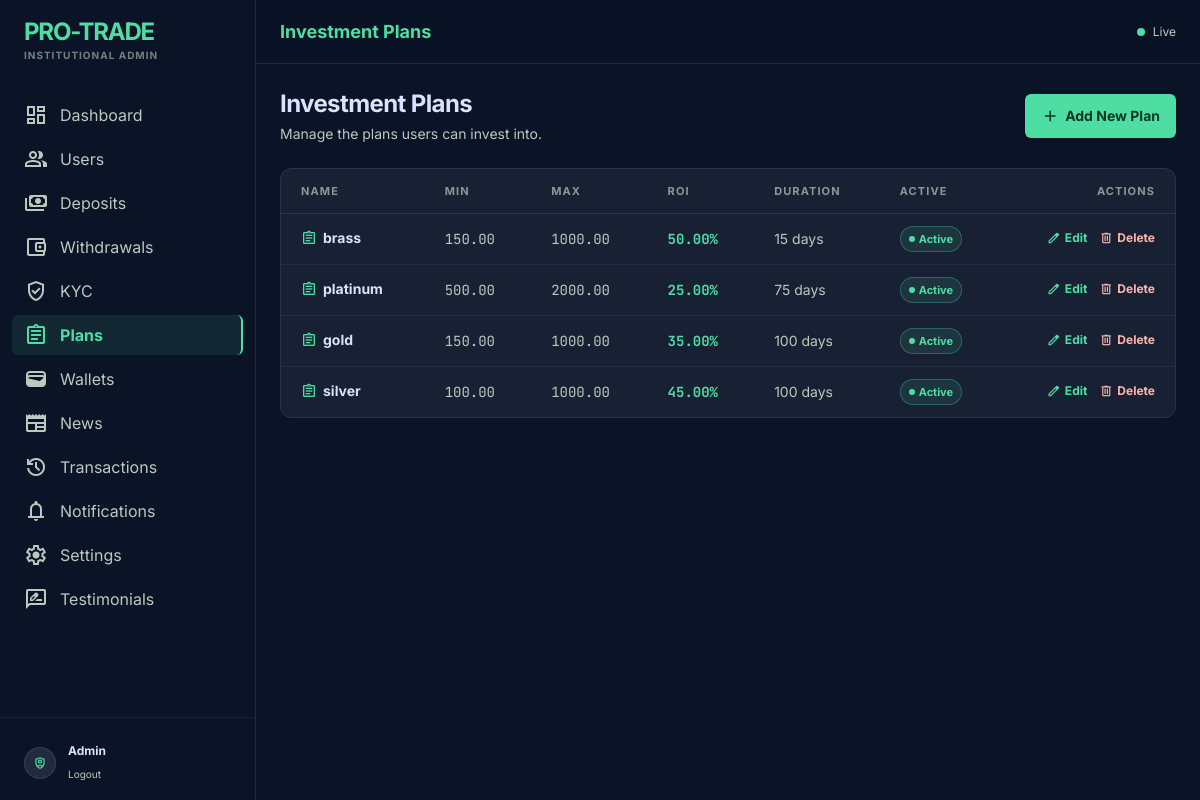
/panel/plans/ (signed in), run on the app's committed database.
### core/models.py (models this page shows, shortened)
class User(AbstractUser):
    id = models.UUIDField(primary_key=True, default=uuid.uuid4, editable=False)
    phone = models.CharField(max_length=20, blank=True)
    country = models.CharField(max_length=100, blank=True)
    referral_code = models.CharField(max_length=20, unique=True)
    referred_by = models.ForeignKey(
        'self',
        on_delete=models.SET_NULL,
        null=True,
        blank=True,
        related_name='referrals'
    )
    balance = models.DecimalField(max_digits=20, decimal_places=2, default=0)
    investment_balance = models.DecimalField(max_digits=20, decimal_places=2, default=0)
    profit_balance = models.DecimalField(max_digits=20, decimal_places=2, default=0)
    referral_balance = models.DecimalField(max_digits=20, decimal_places=2, default=0)
    email_verified = models.BooleanField(default=False)
    phone_verified = models.BooleanField(default=False)
    kyc_verified = models.BooleanField(default=False)
    two_factor_enabled = models.BooleanField(default=False)
    is_admin_user = models.BooleanField(default=False)
    created_at = models.DateTimeField(auto_now_add=True)

class InvestmentPlan(models.Model):
    name = models.CharField(max_length=100)
    minimum = models.DecimalField(max_digits=20, decimal_places=2)
    maximum = models.DecimalField(max_digits=20, decimal_places=2)
    roi = models.DecimalField(
        max_digits=5,
        decimal_places=2,
        help_text="Percentage"
    )
    duration_days = models.PositiveIntegerField()
    active = models.BooleanField(default=True)
    created_at = models.DateTimeField(auto_now_add=True)

### core/admin_views.py (the view)
# urls.py: path("panel/plans/", admin_views.AdminPlanListView.as_view(), name="admin_plans_list"),
class AdminPlanListView(AdminRequiredMixin, ListView):
    model = InvestmentPlan
    template_name = "core/admin/admin_plans_list.html"
    context_object_name = "plans"
    ordering = ["-created_at"]

### core/context_processors.py (called while the page is built)
def site_settings(request):
    return {"site_settings": SiteSetting.objects.first()}

def notifications_badge(request):
    if request.user.is_authenticated:
        count = Notification.objects.filter(user=request.user, is_read=False).count()
    else:
        count = 0
    return {"unread_notifications_count": count}

### core/templates/core/admin/admin_plans_list.html (shortened to what this page needs)
{% extends "core/admin/admin_base.html" %}
{% block page_title %}Investment Plans{% endblock %}
{% block content %}
<div class="flex flex-col gap-6">
  <div class="flex flex-wrap items-center justify-between gap-4">
    <div>
      <h1 class="text-2xl font-bold text-on-surface tracking-tight">Investment Plans</h1>
      <p class="text-sm text-on-surface-variant mt-1">Manage the plans users can invest into.</p>
    </div>
    <a href="{% url 'core:admin_plan_create' %}"
       class="inline-flex items-center gap-1.5 bg-primary text-on-primary font-bold text-sm px-4 py-2 rounded-md hover:brightness-110 transition-all">
      <span class="material-symbols-outlined text-lg">add</span>Add New Plan
    </a>
  </div>
  <div class="glass-panel rounded-xl overflow-hidden">
    <div class="overflow-x-auto custom-scrollbar">
      <table class="w-full text-sm">
        <thead>
          <tr class="border-b border-white/10 text-left text-[11px] uppercase tracking-widest text-on-surface-variant/70">
            <th class="px-5 py-3 font-bold">Name</th>
            <th class="px-5 py-3 font-bold">Min</th>
            <th class="px-5 py-3 font-bold">Max</th>
            <th class="px-5 py-3 font-bold">ROI</th>
            <th class="px-5 py-3 font-bold">Duration</th>
            <th class="px-5 py-3 font-bold">Active</th>
            <th class="px-5 py-3 font-bold text-right">Actions</th>
          </tr>
        </thead>
        <tbody class="divide-y divide-white/5">
          {% for plan in plans %}
          <tr class="hover:bg-surface-variant/30 transition-colors">
            <td class="px-5 py-3 font-bold text-on-surface flex items-center gap-1.5">
              <span class="material-symbols-outlined text-base text-primary">assignment</span>{{ plan.name }}
            </td>
            <td class="px-5 py-3 font-data-md text-on-surface-variant">{{ plan.minimum }}</td>
            <td class="px-5 py-3 font-data-md text-on-surface-variant">{{ plan.maximum }}</td>
            <td class="px-5 py-3 font-data-md text-primary font-bold">{{ plan.roi }}%</td>
            <td class="px-5 py-3 text-on-surface-variant">{{ plan.duration_days }} days</td>
            <td class="px-5 py-3">
              {% if plan.active %}
              <span class="inline-flex items-center gap-1 px-2 py-0.5 rounded-full text-[11px] font-bold bg-primary/10 text-primary border border-primary/30">
                <span class="w-1.5 h-1.5 rounded-full bg-primary"></span>Active
              </span>
              {% else %}
              <span class="inline-flex items-center gap-1 px-2 py-0.5 rounded-full text-[11px] font-bold bg-surface-variant text-on-surface-variant border border-white/10">
                Inactive
              </span>
              {% endif %}
            </td>
            <td class="px-5 py-3 text-right">
              <div class="inline-flex items-center gap-3">
                <a href="{% url 'core:admin_plan_update' plan.pk %}"
                   class="inline-flex items-center gap-1 text-primary hover:text-primary/80 font-bold text-xs transition-colors">
                  <span class="material-symbols-outlined text-sm">edit</span>Edit
                </a>
                <a href="{% url 'core:admin_plan_delete' plan.pk %}"
                   class="inline-flex items-center gap-1 text-error hover:text-error/80 font-bold text-xs transition-colors">
                  <span class="material-symbols-outlined text-sm">delete</span>Delete
                </a>
              </div>
            </td>
          </tr>
          {% endfor %}
        </tbody>
      </table>
    </div>
  </div>
</div>
{% endblock %}

### core/templates/core/admin/admin_base.html (shortened to what this page needs)
<!DOCTYPE html>
<html lang="en" class="dark">
<head>
<script src="https://cdn.tailwindcss.com?plugins=forms,container-queries"></script>
</head>
<body class="font-body-md text-body-md">
<aside id="admin-sidebar"
       class="h-screen w-64 fixed left-0 top-0 border-r border-white/10 backdrop-blur-xl bg-surface z-[60] flex flex-col py-4
              -translate-x-full lg:translate-x-0 transition-transform duration-300 ease-in-out">
  <div class="px-6 mb-8 flex items-center justify-between">
    <div>
      <h1 class="text-2xl font-bold text-primary tracking-tighter">PRO-TRADE</h1>
      <p class="text-[10px] uppercase tracking-widest text-on-surface-variant/60 font-bold">Institutional Admin</p>
    </div>
  </div>
  <nav class="flex-1 px-3 space-y-1 overflow-y-auto custom-scrollbar">
    {% url 'core:admin_dashboard' as dash_url %}
    <a href="{{ dash_url }}"
       class="flex items-center gap-3 px-3 py-2 rounded-md cursor-pointer transition-all
       {% if request.path == dash_url %}text-primary bg-primary/10 border-r-2 border-primary font-bold
       {% else %}text-on-surface-variant hover:text-on-surface hover:bg-surface-variant/50{% endif %}">
      <span class="material-symbols-outlined">dashboard</span><span>Dashboard</span>
    </a>
    {% url 'core:admin_users_list' as users_url %}
    <a href="{{ users_url }}"
       class="flex items-center gap-3 px-3 py-2 rounded-md cursor-pointer transition-all
       {% if request.path == users_url %}text-primary bg-primary/10 border-r-2 border-primary font-bold
       {% else %}text-on-surface-variant hover:text-on-surface hover:bg-surface-variant/50{% endif %}">
      <span class="material-symbols-outlined">group</span><span>Users</span>
    </a>
    {% url 'core:admin_deposits_list' as deposits_url %}
    <a href="{{ deposits_url }}"
       class="flex items-center gap-3 px-3 py-2 rounded-md cursor-pointer transition-all
       {% if request.path == deposits_url %}text-primary bg-primary/10 border-r-2 border-primary font-bold
       {% else %}text-on-surface-variant hover:text-on-surface hover:bg-surface-variant/50{% endif %}">
      <span class="material-symbols-outlined">payments</span><span>Deposits</span>
    </a>
    {% url 'core:admin_withdrawals_list' as withdrawals_url %}
    <a href="{{ withdrawals_url }}"
       class="flex items-center gap-3 px-3 py-2 rounded-md cursor-pointer transition-all
       {% if request.path == withdrawals_url %}text-primary bg-primary/10 border-r-2 border-primary font-bold
       {% else %}text-on-surface-variant hover:text-on-surface hover:bg-surface-variant/50{% endif %}">
      <span class="material-symbols-outlined">account_balance_wallet</span><span>Withdrawals</span>
    </a>
    {% url 'core:admin_kyc_list' as kyc_url %}
    <a href="{{ kyc_url }}"
       class="flex items-center gap-3 px-3 py-2 rounded-md cursor-pointer transition-all
       {% if request.path == kyc_url %}text-primary bg-primary/10 border-r-2 border-primary font-bold
       {% else %}text-on-surface-variant hover:text-on-surface hover:bg-surface-variant/50{% endif %}">
      <span class="material-symbols-outlined">verified_user</span><span>KYC</span>
    </a>
    {% url 'core:admin_plans_list' as plans_url %}
    <a href="{{ plans_url }}"
       class="flex items-center gap-3 px-3 py-2 rounded-md cursor-pointer transition-all
       {% if request.path == plans_url %}text-primary bg-primary/10 border-r-2 border-primary font-bold
       {% else %}text-on-surface-variant hover:text-on-surface hover:bg-surface-variant/50{% endif %}">
      <span class="material-symbols-outlined">assignment</span><span>Plans</span>
    </a>
    {% url 'core:admin_wallets_list' as wallets_url %}
    <a href="{{ wallets_url }}"
       class="flex items-center gap-3 px-3 py-2 rounded-md cursor-pointer transition-all
       {% if request.path == wallets_url %}text-primary bg-primary/10 border-r-2 border-primary font-bold
       {% else %}text-on-surface-variant hover:text-on-surface hover:bg-surface-variant/50{% endif %}">
      <span class="material-symbols-outlined">wallet</span><span>Wallets</span>
    </a>
    {% url 'core:admin_news_list' as news_url %}
    <a href="{{ news_url }}"
       class="flex items-center gap-3 px-3 py-2 rounded-md cursor-pointer transition-all
       {% if request.path == news_url %}text-primary bg-primary/10 border-r-2 border-primary font-bold
       {% else %}text-on-surface-variant hover:text-on-surface hover:bg-surface-variant/50{% endif %}">
      <span class="material-symbols-outlined">newspaper</span><span>News</span>
    </a>
    {% url 'core:admin_transactions_list' as tx_url %}
    <a href="{{ tx_url }}"
       class="flex items-center gap-3 px-3 py-2 rounded-md cursor-pointer transition-all
       {% if request.path == tx_url %}text-primary bg-primary/10 border-r-2 border-primary font-bold
       {% else %}text-on-surface-variant hover:text-on-surface hover:bg-surface-variant/50{% endif %}">
      <span class="material-symbols-outlined">history</span><span>Transactions</span>
    </a>
    {% url 'core:admin_send_notification' as notif_url %}
    <a href="{{ notif_url }}"
       class="flex items-center gap-3 px-3 py-2 rounded-md cursor-pointer transition-all
       {% if request.path == notif_url %}text-primary bg-primary/10 border-r-2 border-primary font-bold
       {% else %}text-on-surface-variant hover:text-on-surface hover:bg-surface-variant/50{% endif %}">
      <span class="material-symbols-outlined">notifications</span><span>Notifications</span>
    </a>
    {% url 'core:admin_site_settings' as settings_url %}
    <a href="{{ settings_url }}"
       class="flex items-center gap-3 px-3 py-2 rounded-md cursor-pointer transition-all
       {% if request.path == settings_url %}text-primary bg-primary/10 border-r-2 border-primary font-bold
       {% else %}text-on-surface-variant hover:text-on-surface hover:bg-surface-variant/50{% endif %}">
      <span class="material-symbols-outlined">settings</span><span>Settings</span>
    </a>
    {% url 'core:admin_testimonials_list' as testimonials_url %}
    <a href="{{ testimonials_url }}"
     class="flex items-center gap-3 px-3 py-2 rounded-md cursor-pointer transition-all
     {% if request.path == testimonials_url %}text-primary bg-primary/10 border-r-2 border-primary font-bold
     {% else %}text-on-surface-variant hover:text-on-surface hover:bg-surface-variant/50{% endif %}">
    <span class="material-symbols-outlined">rate_review</span><span>Testimonials</span>
   </a>
  </nav>
  <div class="px-6 pt-6 mt-6 border-t border-white/5">
    <div class="flex items-center gap-3">
      <div class="w-8 h-8 rounded-full bg-surface-container-high flex items-center justify-center border border-white/10">
        <span class="material-symbols-outlined text-primary text-sm">shield_person</span>
      </div>
      <div>
        <p class="text-[12px] font-bold">{{ request.user.get_full_name|default:request.user.username }}</p>
        <a href="{% url 'core:admin_logout' %}" class="text-[10px] text-on-surface-variant hover:text-primary transition-colors">Logout</a>
      </div>
    </div>
  </div>
</aside>
<main class="lg:ml-64 min-h-screen relative z-10 flex flex-col">
  <header class="h-16 flex justify-between items-center px-6 border-b border-white/10 backdrop-blur-md bg-surface/80 sticky top-0 z-50">
    <div class="flex items-center gap-3">
      <h2 class="text-lg font-bold text-primary">{% block page_title %}Admin{% endblock %}</h2>
    </div>
    <div class="flex items-center gap-2 text-on-surface-variant text-xs">
      <span class="w-2 h-2 rounded-full bg-primary animate-pulse"></span>
      <span>Live</span>
    </div>
  </header>
  <div class="p-6 space-y-6 overflow-y-auto max-h-[calc(100vh-4rem)] custom-scrollbar">
    {% block content %}{% endblock %}
  </div>
</main>
</body>
</html>

### core/templates/core/admin/admin_base.html (style rules this page uses)
body { background-color: #0b1326; color: #dae2fd; -webkit-font-smoothing: antialiased; }
.glass-panel { background: rgba(30,41,59,0.7); backdrop-filter: blur(12px); border: 1px solid rgba(255,255,255,0.08); }
.material-symbols-outlined { font-variation-settings: 'FILL' 0, 'wght' 400, 'GRAD' 0, 'opsz' 24; }

### data on the page
User: user.get_full_name "Admin"
InvestmentPlan: name "brass", minimum "150.00", maximum "1000.00", roi "50.00", duration_days "15", active True (drawn)
InvestmentPlan: name "platinum", minimum "500.00", maximum "2000.00", roi "25.00", duration_days "75", active True (drawn)
InvestmentPlan: name "gold", minimum "150.00", maximum "1000.00", roi "35.00", duration_days "100", active True (drawn)
InvestmentPlan: name "silver", minimum "100.00", maximum "1000.00", roi "45.00", duration_days "100", active True (drawn)
